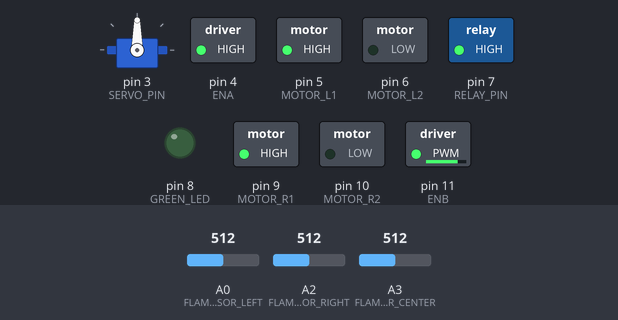
Simulated run of this sketch. Board: Arduino Uno, built with avr-gcc and run on an emulated ATmega328P. On the bench: servo, switched loads named in the sketch (green lamp = pin HIGH), output pins drawn as LEDs (lit = HIGH). The inputs (shaded band) are chosen by the test bench; at power-on: A3 (FLAME_SENSOR_CENTER) = 512, A0 (FLAME_SENSOR_LEFT) = 512, A2 (FLAME_SENSOR_RIGHT) = 512. What the sketch prints to the serial monitor is not drawn.

Above: at 1.2 s.
1.3 s: A3 (FLAME_SENSOR_CENTER) set to 414
4.3 s: A3 (FLAME_SENSOR_CENTER) set to 385
At 4.45 s:
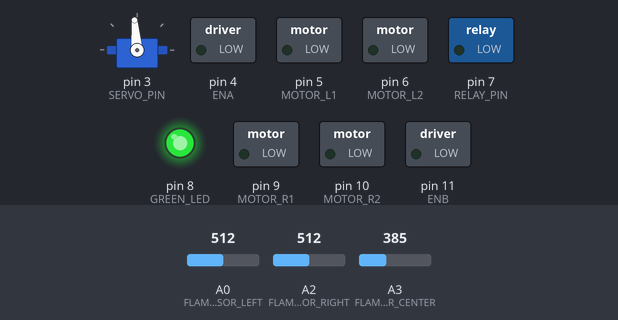
7.3 s: A0 (FLAME_SENSOR_LEFT) set to 403
10.3 s: A0 (FLAME_SENSOR_LEFT) set to 378
At 11.1 s:
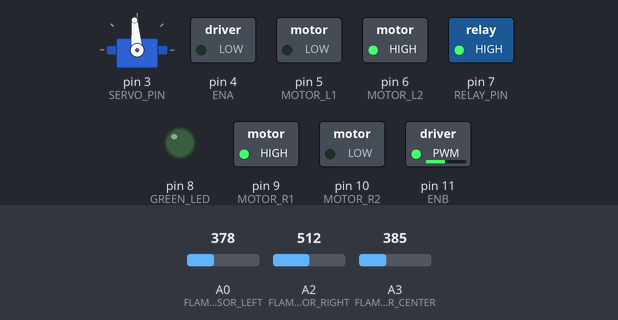
11.8 s: A2 (FLAME_SENSOR_RIGHT) set to 306
At 12.9 s:
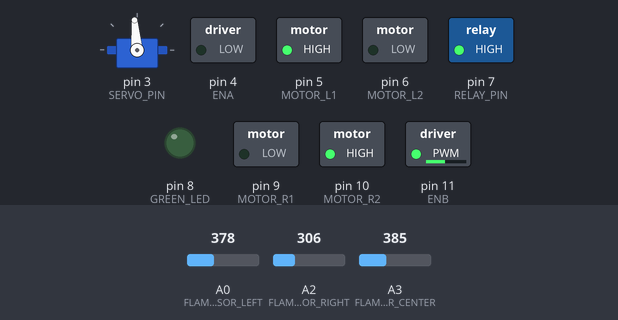
13.3 s: A2 (FLAME_SENSOR_RIGHT) set to 511
At 14.7 s:
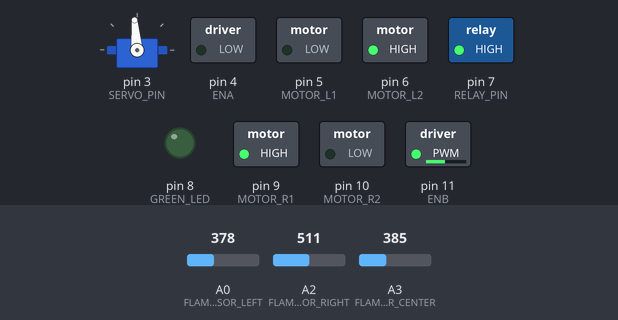
Timing chart, 0 to 16.3 s (numbered marks = the images above; inputs shaded):
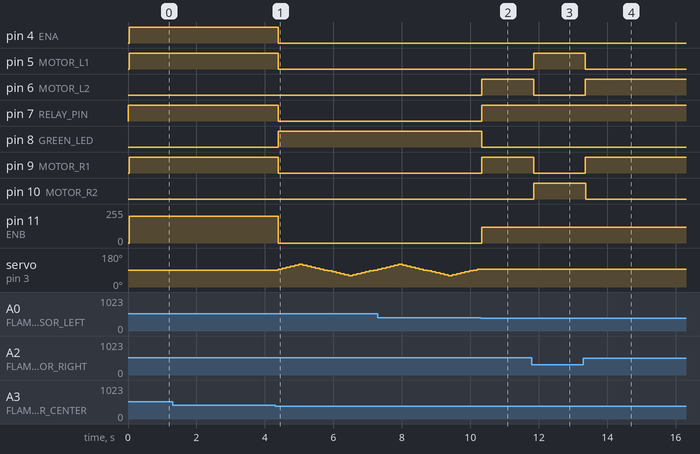

The sketch:

A.C.Latest.ino
```cpp
#include <Servo.h>

// -------------------- Pin Definitions --------------------
#define FLAME_SENSOR_LEFT   A0
#define FLAME_SENSOR_CENTER A3
#define FLAME_SENSOR_RIGHT  A2

#define MOTOR_L1 5
#define MOTOR_L2 6
#define MOTOR_R1 9
#define MOTOR_R2 10

#define ENA 4
#define ENB 11

#define RELAY_PIN 7     // Water pump relay
#define SERVO_PIN 3     // Servo for nozzle
#define GREEN_LED 8     // LED indicator for spraying

// -------------------- Global Constants --------------------
#define FIRE_DETECTED_THRESHOLD 800
#define FIRE_ALIGN_THRESHOLD    800
#define FIRE_STOP_THRESHOLD     400

#define SERVO_LEFT_LIMIT 60
#define SERVO_RIGHT_LIMIT 120

#define MOTOR_SPEED_SLOW 120
#define MOTOR_SPEED_NORMAL 200

// -------------------- Global Variables --------------------
Servo waterServo;
bool servoDirection = true;
int servoPos = 90;

// -------------------- Setup --------------------
void setup() {
  Serial.begin(9600);

  pinMode(MOTOR_L1, OUTPUT);
  pinMode(MOTOR_L2, OUTPUT);
  pinMode(MOTOR_R1, OUTPUT);
  pinMode(MOTOR_R2, OUTPUT);
  pinMode(ENA, OUTPUT);
  pinMode(ENB, OUTPUT);
  pinMode(RELAY_PIN, OUTPUT);
  pinMode(GREEN_LED, OUTPUT);

  digitalWrite(RELAY_PIN, HIGH);  // Relay OFF normally (active LOW type)
  digitalWrite(GREEN_LED, LOW);   // LED OFF

  waterServo.attach(SERVO_PIN);
  waterServo.write(90);  // Center position

  Serial.println("🚀 Fire-Fighting Robot Ready...");
}

// -------------------- Main Loop --------------------
void loop() {
  int flameLeft = analogRead(FLAME_SENSOR_LEFT);
  int flameCenter = analogRead(FLAME_SENSOR_CENTER);
  int flameRight = analogRead(FLAME_SENSOR_RIGHT);

  Serial.print("L:"); Serial.print(flameLeft);
  Serial.print(" C:"); Serial.print(flameCenter);
  Serial.print(" R:"); Serial.println(flameRight);

  if (flameLeft > FIRE_DETECTED_THRESHOLD && flameCenter > FIRE_DETECTED_THRESHOLD && flameRight > FIRE_DETECTED_THRESHOLD) {
    Serial.println("✅ No fire detected. Standing by...");
    stopMotors();
    digitalWrite(RELAY_PIN, HIGH);   // Turn relay OFF
    digitalWrite(GREEN_LED, LOW);    // LED OFF
  }
  else if (flameLeft < FIRE_DETECTED_THRESHOLD && flameLeft < flameCenter && flameLeft < flameRight) {
    Serial.println("🔥 Fire LEFT — Turning slowly...");
    turnLeftSlow();
    digitalWrite(RELAY_PIN, HIGH);
    digitalWrite(GREEN_LED, LOW);
  }
  else if (flameRight < FIRE_DETECTED_THRESHOLD && flameRight < flameCenter && flameRight < flameLeft) {
    Serial.println("🔥 Fire RIGHT — Turning slowly...");
    turnRightSlow();
    digitalWrite(RELAY_PIN, HIGH);
    digitalWrite(GREEN_LED, LOW);
  }
  else if (flameCenter < FIRE_ALIGN_THRESHOLD && flameCenter > FIRE_STOP_THRESHOLD) {
    Serial.println("🚗 Fire ahead — Moving forward...");
    moveForwardNormal();
    digitalWrite(RELAY_PIN, HIGH);
    digitalWrite(GREEN_LED, LOW);
  }
  else if (flameCenter <= FIRE_STOP_THRESHOLD) {
    Serial.println("🚒 Fire very close — Spraying water...");
    stopMotors();
    digitalWrite(RELAY_PIN, LOW);   // Relay ON (active LOW)
    digitalWrite(GREEN_LED, HIGH);  // LED ON when spraying
    sweepServo();                   // Fast sweeping motion
  }

  delay(100);
}

// -------------------- Motor Control Functions --------------------
void moveForwardNormal() {
  analogWrite(ENA, MOTOR_SPEED_NORMAL);
  digitalWrite(MOTOR_L1, HIGH);
  digitalWrite(MOTOR_L2, LOW);

  analogWrite(ENB, MOTOR_SPEED_NORMAL);
  digitalWrite(MOTOR_R1, HIGH);
  digitalWrite(MOTOR_R2, LOW);
}

void turnLeftSlow() {
  analogWrite(ENA, MOTOR_SPEED_SLOW);
  digitalWrite(MOTOR_L1, LOW);
  digitalWrite(MOTOR_L2, HIGH);

  analogWrite(ENB, MOTOR_SPEED_SLOW);
  digitalWrite(MOTOR_R1, HIGH);
  digitalWrite(MOTOR_R2, LOW);
}

void turnRightSlow() {
  analogWrite(ENA, MOTOR_SPEED_SLOW);
  digitalWrite(MOTOR_L1, HIGH);
  digitalWrite(MOTOR_L2, LOW);

  analogWrite(ENB, MOTOR_SPEED_SLOW);
  digitalWrite(MOTOR_R1, LOW);
  digitalWrite(MOTOR_R2, HIGH);
}

void stopMotors() {
  digitalWrite(MOTOR_L1, LOW);
  digitalWrite(MOTOR_L2, LOW);
  digitalWrite(MOTOR_R1, LOW);
  digitalWrite(MOTOR_R2, LOW);
  analogWrite(ENA, 0);
  analogWrite(ENB, 0);
}

// -------------------- Faster Continuous Servo Sweep --------------------
void sweepServo() {
  if (servoDirection) {
    servoPos += 5;  // Faster movement
    if (servoPos >= SERVO_RIGHT_LIMIT) servoDirection = false;
  } else {
    servoPos -= 5;
    if (servoPos <= SERVO_LEFT_LIMIT) servoDirection = true;
  }
  waterServo.write(servoPos);
  delay(20);
}
```

Measured:
- the behaviour switches between 401 and 400 on A3 (FLAME_SENSOR_CENTER) (found by bisection; images 0 and 1)
- the behaviour switches between 385 and 384 on A0 (FLAME_SENSOR_LEFT) (found by bisection; images 1 and 2)
- after the input at 1.3 s, every drawn part: stays the same
- after the input at 4.3 s, pin 4 (ENA), pin 5 (MOTOR_L1), pin 7 (RELAY_PIN), pin 9 (MOTOR_R1): HIGH → LOW after 0.08 s; pin 8 (GREEN_LED): LOW → HIGH after 0.08 s; pin 11 (ENB): 200/255 → 0/255 after 0.08 s; servo on pin 3 (SERVO_PIN): 90° → 95° after 0.08 s, → 100° 0.12 s later, → 105° 0.12 s later, → 110° 0.12 s later, … (25 changes in this stretch)
- after the input at 10.3 s, pin 6 (MOTOR_L2), pin 7 (RELAY_PIN), pin 9 (MOTOR_R1): LOW → HIGH at once; pin 8 (GREEN_LED): HIGH → LOW at once; pin 11 (ENB): 0/255 → 120/255 at once; servo on pin 3 (SERVO_PIN): stays 95° (without the input it goes to 100° after 0.03 s)
- after the input at 11.8 s, pin 5 (MOTOR_L1), pin 10 (MOTOR_R2): LOW → HIGH after 0.05 s; pin 6 (MOTOR_L2), pin 9 (MOTOR_R1): HIGH → LOW after 0.05 s
- after the input at 13.3 s, pin 5 (MOTOR_L1), pin 10 (MOTOR_R2): HIGH → LOW after 0.06 s; pin 6 (MOTOR_L2), pin 9 (MOTOR_R1): LOW → HIGH after 0.06 s
